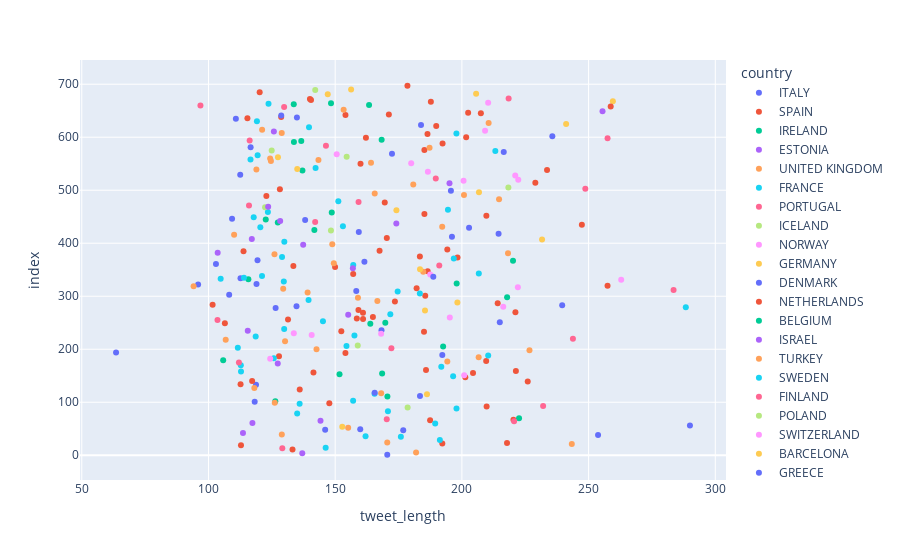

The notebook cell this image was saved under:
### Code cell
px.scatter(startups, x="tweet_length", color= "country")

### Figure 1 — Plotly figure (JSON) as saved in the notebook; plotly's stock layout.template omitted (floating-point values rounded to 4 significant figures)
{"data": [{"hovertemplate": "country=ITALY<br>tweet_length=%{x}<br>index=%{y}<extra></extra>", "legendgroup": "ITALY", "marker": {"color": "#636efa", "symbol": "circle"}, "mode": "markers", "name": "ITALY", "orientation": "h", "showlegend": true, "type": "scatter", "x": [null, 170.6, 176.9, null, null, null, 118.2, 183.5, null, null, null, 118.8, null, null, null, null, 63.53, null, null, 168.3, null, 126.5, 134.7, null, null, null, 108.2, 95.9, 119.0, 112.6, null, 119.4, null, 138.1, 109.3, null, null, null, 195.7, null, 112.5, null, null, null, 172.4, 116.6, 235.7, null, null, 134.9, null, null, null, null, null, null], "xaxis": "x", "y": [0, 1, 47, 78, 81, 100, 101, 112, 119, 121, 126, 133, 157, 163, 166, 186, 194, 208, 209, 236, 264, 278, 281, 282, 294, 296, 303, 322, 323, 334, 336, 368, 409, 444, 446, 476, 481, 495, 499, 527, 529, 530, 544, 547, 569, 581, 602, 605, 626, 637, 656, 659, 678, 683, 693, 699], "yaxis": "y"}, {"hovertemplate": "country=SPAIN<br>tweet_length=%{x}<br>index=%{y}<extra></extra>", "legendgroup": "SPAIN", "marker": {"color": "#EF553B", "symbol": "circle"}, "mode": "markers", "name": "SPAIN", "orientation": "h", "showlegend": true, "type": "scatter", "x": [null, null, 133.2, null, 192.3, 217.8, null, null, null, null, 187.5, 220.4, null, null, null, 209.8, null, null, null, 136.0, 112.7, null, 117.2, 201.4, 204.4, 185.8, null, 209.6, 127.8, null, null, 185.1, null, 131.4, 158.5, null, 221.1, 159.2, 101.6, 173.6, null, 185.5, 182.1, null, null, null, 157.1, 186.5, 150.0, null, 133.5, null, 198.3, 183.4, null, 113.8, 167.5, 194.2, null, 170.4, null, null, null, null, 169.6, null, 122.8, null, 128.2, null, null, null, null, null, 160.0, null, 185.2, 201.7, 186.4, null, null, null, 115.4, 128.7, 154.1, 171.2, null, 207.5, 187.8, 140.5, null, null, 120.2, null, null, 178.5, null], "xaxis": "x", "y": [2, 7, 11, 16, 22, 23, 33, 45, 50, 63, 66, 67, 69, 72, 76, 92, 106, 109, 123, 124, 134, 138, 140, 147, 155, 161, 162, 178, 187, 191, 216, 233, 244, 256, 258, 268, 270, 274, 284, 290, 300, 301, 315, 318, 321, 326, 342, 347, 355, 356, 357, 363, 373, 375, 378, 385, 386, 388, 389, 410, 434, 453, 454, 474, 477, 482, 489, 497, 502, 504, 506, 512, 534, 545, 550, 567, 576, 600, 606, 609, 610, 622, 636, 638, 642, 643, 644, 645, 667, 670, 671, 677, 685, 687, 692, 697, 698], "yaxis": "y"}, {"hovertemplate": "country=IRELAND<br>tweet_length=%{x}<br>index=%{y}<extra></extra>", "legendgroup": "IRELAND", "marker": {"color": "#00cc96", "symbol": "circle"}, "mode": "markers", "name": "IRELAND", "orientation": "h", "showlegend": true, "type": "scatter", "x": [null, null, null, null, 126.4, 170.6, null, 151.7, null, 105.8, 192.6, 163.9, null, null, null, 197.9, 115.7, null, null, 220.2, null, 141.8, 127.4, 122.6, null, 148.6, null, null, null, 137.1, 133.7, null, 136.6, 168.3, 133.7, 148.4], "xaxis": "x", "y": [3, 15, 85, 89, 102, 111, 144, 153, 176, 179, 205, 248, 271, 302, 308, 324, 332, 349, 352, 367, 380, 425, 439, 445, 450, 458, 470, 475, 532, 537, 591, 592, 593, 595, 662, 664], "yaxis": "y"}, {"hovertemplate": "country=ESTONIA<br>tweet_length=%{x}<br>index=%{y}<extra></extra>", "legendgroup": "ESTONIA", "marker": {"color": "#ab63fa", "symbol": "circle"}, "mode": "markers", "name": "ESTONIA", "orientation": "h", "showlegend": true, "type": "scatter", "x": [137.0, 113.6, 117.3, 144.2, null, 155.1, null, 103.6, null, 174.1, null, 195.1], "xaxis": "x", "y": [4, 42, 61, 65, 164, 265, 372, 382, 433, 437, 501, 513], "yaxis": "y"}, {"hovertemplate": "country=UNITED KINGDOM<br>tweet_length=%{x}<br>index=%{y}<extra></extra>", "legendgroup": "UNITED KINGDOM", "marker": {"color": "#FFA15A", "symbol": "circle"}, "mode": "markers", "name": "UNITED KINGDOM", "orientation": "h", "showlegend": true, "type": "scatter", "x": [181.9, 243.4, 170.6, 128.9, 155.1, null, null, 126.2, 168.1, 118.1, 206.6, 226.7, 142.6, null, null, 130.2, 106.8, null, null, null, 166.6, 159.0, 139.1, 129.5, 94.14, null, null, 184.8, null, 149.5, 126.0, 218.2, null, 148.9, 110.1, null, 192.2, null, null, null, 214.7, null, 200.8, 165.6, null, 180.8, 118.9, 164.1, 124.6, 143.4, 124.3, null, 187.2, null, 128.9, 121.2, 210.6, null, 153.3, null], "xaxis": "x", "y": [5, 21, 24, 39, 52, 75, 87, 99, 117, 127, 185, 198, 200, 211, 214, 215, 218, 219, 225, 240, 291, 297, 307, 314, 319, 329, 345, 346, 348, 362, 379, 381, 387, 398, 416, 417, 431, 441, 448, 461, 483, 485, 491, 494, 508, 511, 539, 552, 555, 557, 560, 578, 580, 583, 608, 614, 627, 639, 652, 654], "yaxis": "y"}, {"hovertemplate": "country=FRANCE<br>tweet_length=%{x}<br>index=%{y}<extra></extra>", "legendgroup": "FRANCE", "marker": {"color": "#19d3f3", "symbol": "circle"}, "mode": "markers", "name": "FRANCE", "orientation": "h", "showlegend": true, "type": "scatter", "x": [null, null, 146.2, null, 175.9, null, null, 135, 170.8, 197.9, 136.0, 157.1, null, null, null, 112.8, 191.9, null, 112.8, 125.8, 111.6, null, null, 118.6, null, null, 145.2, 139.5, 183.4, 174.7, 129.7, 114, 206.7, 157.1, null, 196.8, 129.0, null, null, 153.1, 117.9, null, 123.4, 194.5, null, null, null, null, 142.3, null, null, 119.4, null, 213.2, null, null, null, 197.8, 139.7, 119.1, 123.7, null], "xaxis": "x", "y": [6, 9, 14, 34, 35, 53, 73, 79, 83, 88, 97, 103, 110, 129, 146, 158, 167, 169, 170, 183, 203, 217, 222, 224, 243, 246, 253, 293, 305, 309, 328, 335, 343, 359, 366, 371, 374, 377, 384, 432, 449, 457, 459, 463, 464, 488, 507, 525, 542, 548, 565, 566, 571, 574, 582, 589, 603, 607, 619, 630, 663, 669], "yaxis": "y"}, {"hovertemplate": "country=PORTUGAL<br>tweet_length=%{x}<br>index=%{y}<extra></extra>", "legendgroup": "PORTUGAL", "marker": {"color": "#FF6692", "symbol": "circle"}, "mode": "markers", "name": "PORTUGAL", "orientation": "h", "showlegend": true, "type": "scatter", "x": [null, 129.1, null, null, null, 172.2, 243.8, 283.5, 116.0, null, null, null], "xaxis": "x", "y": [8, 13, 43, 57, 71, 202, 220, 312, 471, 493, 586, 666], "yaxis": "y"}, {"hovertemplate": "country=ICELAND<br>tweet_length=%{x}<br>index=%{y}<extra></extra>", "legendgroup": "ICELAND", "marker": {"color": "#B6E880", "symbol": "circle"}, "mode": "markers", "name": "ICELAND", "orientation": "h", "showlegend": true, "type": "scatter", "x": [null, null, null, null, null, 122.3, 124.9, null, null, 142.1], "xaxis": "x", "y": [10, 41, 114, 130, 142, 468, 575, 648, 688, 689], "yaxis": "y"}, {"hovertemplate": "country=NORWAY<br>tweet_length=%{x}<br>index=%{y}<extra></extra>", "legendgroup": "NORWAY", "marker": {"color": "#FF97FF", "symbol": "circle"}, "mode": "markers", "name": "NORWAY", "orientation": "h", "showlegend": true, "type": "scatter", "x": [null, null, null, null, null, null, null, 200.9, null, 124.4, null, null, null, 195.2, 222.1, 187.5, null, null, null, null, 200.7, null, null, null, null, null], "xaxis": "x", "y": [12, 58, 80, 82, 107, 122, 141, 151, 168, 182, 228, 231, 242, 260, 317, 341, 354, 423, 486, 498, 518, 549, 554, 570, 585, 613], "yaxis": "y"}, {"hovertemplate": "country=GERMANY<br>tweet_length=%{x}<br>index=%{y}<extra></extra>", "legendgroup": "GERMANY", "marker": {"color": "#FECB52", "symbol": "circle"}, "mode": "markers", "name": "GERMANY", "orientation": "h", "showlegend": true, "type": "scatter", "x": [null, null, null, null, null, null, null, null, null, 186.2, null, null, null, null, null, null, null, null, null, 185.4, null, null, 198.2, null, null, null, 183.5, null, null, 231.6, null, null, 206.7, null, null, null, null, 135.0, null, 127.4, null, 241.1, null, null, null, null, 259.6, 147.1, 205.6, 156.3], "xaxis": "x", "y": [17, 27, 55, 74, 84, 91, 105, 108, 113, 115, 125, 136, 172, 190, 197, 213, 252, 259, 263, 273, 275, 276, 288, 292, 316, 330, 351, 392, 405, 407, 436, 480, 496, 509, 510, 526, 531, 540, 561, 562, 596, 625, 634, 640, 653, 655, 668, 681, 682, 690], "yaxis": "y"}, {"hovertemplate": "country=DENMARK<br>tweet_length=%{x}<br>index=%{y}<extra></extra>", "legendgroup": "DENMARK", "marker": {"color": "#636efa", "symbol": "circle"}, "mode": "markers", "name": "DENMARK", "orientation": "h", "showlegend": true, "type": "scatter", "x": [null, null, null, 253.7, null, null, 146.0, 159.9, 290, null, null, null, 192.3, 239.6, null, null, 158.3, 188.7, 103.0, 161.5, null, null, null, 196.1, null, 214.5, 159.3, null, null, null, null, null, null, null, null, 216.5, null, null, null, 183.9, 110.8, null], "xaxis": "x", "y": [18, 31, 32, 38, 40, 46, 48, 49, 56, 77, 120, 184, 189, 283, 285, 289, 310, 337, 361, 365, 393, 399, 404, 412, 414, 418, 421, 451, 456, 460, 467, 490, 500, 536, 541, 572, 590, 597, 615, 623, 635, 694], "yaxis": "y"}, {"hovertemplate": "country=NETHERLANDS<br>tweet_length=%{x}<br>index=%{y}<extra></extra>", "legendgroup": "NETHERLANDS", "marker": {"color": "#EF553B", "symbol": "circle"}, "mode": "markers", "name": "NETHERLANDS", "orientation": "h", "showlegend": true, "type": "scatter", "x": [112.8, null, 147.7, null, null, 141.4, 221.3, null, null, 154.0, null, null, 161.0, 164.9, 161.0, null, 214.1, null, 257.5, null, 247.3, null, 185.2, null, null, null, null, 162.1, null, 258.7, 140.0, null], "xaxis": "x", "y": [19, 59, 98, 131, 143, 156, 159, 180, 181, 193, 210, 221, 257, 261, 269, 286, 287, 311, 320, 395, 435, 438, 455, 465, 519, 521, 577, 599, 618, 658, 672, 696], "yaxis": "y"}, {"hovertemplate": "country=BELGIUM<br>tweet_length=%{x}<br>index=%{y}<extra></extra>", "legendgroup": "BELGIUM", "marker": {"color": "#00cc96", "symbol": "circle"}, "mode": "markers", "name": "BELGIUM", "orientation": "h", "showlegend": true, "type": "scatter", "x": [null, 222.6, null, 169.8, 217.8, null, null, null, 163.4], "xaxis": "x", "y": [20, 70, 96, 250, 298, 401, 411, 419, 661], "yaxis": "y"}, {"hovertemplate": "country=ISRAEL<br>tweet_length=%{x}<br>index=%{y}<extra></extra>", "legendgroup": "ISRAEL", "marker": {"color": "#ab63fa", "symbol": "circle"}, "mode": "markers", "name": "ISRAEL", "orientation": "h", "showlegend": true, "type": "scatter", "x": [null, null, null, null, null, null, null, null, null, 127.3, 115.5, null, null, null, null, null, null, 157.0, null, 137.4, null, null, null, null, 128.3, 123.6, null, null, null, null, 125.8, null, null, null, 255.5, null, null], "xaxis": "x", "y": [25, 30, 62, 86, 95, 104, 132, 145, 171, 173, 235, 237, 239, 272, 325, 340, 344, 353, 370, 397, 406, 422, 426, 427, 442, 469, 473, 487, 515, 601, 611, 617, 633, 647, 649, 650, 674], "yaxis": "y"}, {"hovertemplate": "country=TURKEY<br>tweet_length=%{x}<br>index=%{y}<extra></extra>", "legendgroup": "TURKEY", "marker": {"color": "#FFA15A", "symbol": "circle"}, "mode": "markers", "name": "TURKEY", "orientation": "h", "showlegend": true, "type": "scatter", "x": [null, null], "xaxis": "x", "y": [26, 299], "yaxis": "y"}, {"hovertemplate": "country=SWEDEN<br>tweet_length=%{x}<br>index=%{y}<extra></extra>", "legendgroup": "SWEDEN", "marker": {"color": "#19d3f3", "symbol": "circle"}, "mode": "markers", "name": "SWEDEN", "orientation": "h", "showlegend": true, "type": "scatter", "x": [null, 191.3, 162.0, 189.5, null, 165.6, null, null, 196.5, null, 210.4, null, null, 154.5, 157.6, null, 129.9, null, 171.8, null, 288.4, null, null, null, null, 129.9, 120.5, null, null, null, null, 116.6, null, null, null], "xaxis": "x", "y": [28, 29, 36, 60, 94, 116, 128, 135, 149, 150, 188, 192, 199, 206, 226, 232, 238, 254, 266, 277, 279, 383, 394, 400, 402, 403, 430, 472, 516, 543, 553, 558, 680, 684, 695], "yaxis": "y"}, {"hovertemplate": "country=FINLAND<br>tweet_length=%{x}<br>index=%{y}<extra></extra>", "legendgroup": "FINLAND", "marker": {"color": "#FF6692", "symbol": "circle"}, "mode": "markers", "name": "FINLAND", "orientation": "h", "showlegend": true, "type": "scatter", "x": [null, 220.6, 170.3, 232.1, null, null, null, 112.0, null, 103.6, null, null, 191.1, null, null, 142.1, null, 159.2, null, null, 248.7, null, 189.7, null, null, 146.4, 116.2, 129.9, 96.83, 218.5], "xaxis": "x", "y": [37, 64, 68, 93, 148, 152, 165, 175, 223, 255, 306, 350, 358, 364, 396, 440, 447, 478, 484, 492, 503, 517, 522, 524, 546, 584, 594, 657, 660, 673], "yaxis": "y"}, {"hovertemplate": "country=POLAND<br>tweet_length=%{x}<br>index=%{y}<extra></extra>", "legendgroup": "POLAND", "marker": {"color": "#B6E880", "symbol": "circle"}, "mode": "markers", "name": "POLAND", "orientation": "h", "showlegend": true, "type": "scatter", "x": [null, 178.6, 158.9, 148.3, null, 218.3, null, 154.5, null], "xaxis": "x", "y": [44, 90, 207, 424, 443, 505, 523, 563, 691], "yaxis": "y"}, {"hovertemplate": "country=SWITZERLAND<br>tweet_length=%{x}<br>index=%{y}<extra></extra>", "legendgroup": "SWITZERLAND", "marker": {"color": "#FF97FF", "symbol": "circle"}, "mode": "markers", "name": "SWITZERLAND", "orientation": "h", "showlegend": true, "type": "scatter", "x": [null, null, null, 140.7, 168.1, 133.7, null, 216.3, null, 262.9, null, null, null, null, null, 222.3, null, 186.6, 180, null, 150.6, null, 209.2, 210.4, null, null], "xaxis": "x", "y": [51, 137, 160, 227, 229, 230, 245, 280, 304, 331, 339, 376, 390, 415, 466, 520, 533, 535, 551, 564, 568, 587, 612, 665, 675, 679], "yaxis": "y"}, {"hovertemplate": "country=BARCELONA<br>tweet_length=%{x}<br>index=%{y}<extra></extra>", "legendgroup": "BARCELONA", "marker": {"color": "#FECB52", "symbol": "circle"}, "mode": "markers", "name": "BARCELONA", "orientation": "h", "showlegend": true, "type": "scatter", "x": [152.8, null], "xaxis": "x", "y": [54, 360], "yaxis": "y"}, {"hovertemplate": "country=GREECE<br>tweet_length=%{x}<br>index=%{y}<extra></extra>", "legendgroup": "GREECE", "marker": {"color": "#636efa", "symbol": "circle"}, "mode": "markers", "name": "GREECE", "orientation": "h", "showlegend": true, "type": "scatter", "x": [165.6, null, 215.0, 202.8, null, 128.7], "xaxis": "x", "y": [118, 196, 251, 429, 573, 641], "yaxis": "y"}, {"hovertemplate": "country=AUSTRIA<br>tweet_length=%{x}<br>index=%{y}<extra></extra>", "legendgroup": "AUSTRIA", "marker": {"color": "#EF553B", "symbol": "circle"}, "mode": "markers", "name": "AUSTRIA", "orientation": "h", "showlegend": true, "type": "scatter", "x": [226.0, 152.4, null, 106.5, null, null, 209.7, 229.0, 233.6, null, null, 192.4, 189.9, null, null, 202.5], "xaxis": "x", "y": [139, 234, 241, 249, 262, 267, 452, 514, 538, 556, 559, 588, 621, 624, 631, 646], "yaxis": "y"}, {"hovertemplate": "country=MALTA<br>tweet_length=%{x}<br>index=%{y}<extra></extra>", "legendgroup": "MALTA", "marker": {"color": "#00cc96", "symbol": "circle"}, "mode": "markers", "name": "MALTA", "orientation": "h", "showlegend": true, "type": "scatter", "x": [168.5], "xaxis": "x", "y": [154], "yaxis": "y"}, {"hovertemplate": "country=HUNGARY<br>tweet_length=%{x}<br>index=%{y}<extra></extra>", "legendgroup": "HUNGARY", "marker": {"color": "#ab63fa", "symbol": "circle"}, "mode": "markers", "name": "HUNGARY", "orientation": "h", "showlegend": true, "type": "scatter", "x": [null, null, null, null, 117.1, null, null, null, null, null, null, null], "xaxis": "x", "y": [174, 201, 204, 295, 408, 420, 428, 616, 620, 628, 632, 651], "yaxis": "y"}, {"hovertemplate": "country=UKRAINE<br>tweet_length=%{x}<br>index=%{y}<extra></extra>", "legendgroup": "UKRAINE", "marker": {"color": "#FFA15A", "symbol": "circle"}, "mode": "markers", "name": "UKRAINE", "orientation": "h", "showlegend": true, "type": "scatter", "x": [194.2, null, null], "xaxis": "x", "y": [177, 579, 686], "yaxis": "y"}, {"hovertemplate": "country=SLOVENIA<br>tweet_length=%{x}<br>index=%{y}<extra></extra>", "legendgroup": "SLOVENIA", "marker": {"color": "#19d3f3", "symbol": "circle"}, "mode": "markers", "name": "SLOVENIA", "orientation": "h", "showlegend": true, "type": "scatter", "x": [null, null, null, 104.8, 121.1, null, null, 151.2, null], "xaxis": "x", "y": [195, 212, 313, 333, 338, 369, 391, 479, 629], "yaxis": "y"}, {"hovertemplate": "country=SLOVAKIA<br>tweet_length=%{x}<br>index=%{y}<extra></extra>", "legendgroup": "SLOVAKIA", "marker": {"color": "#FF6692", "symbol": "circle"}, "mode": "markers", "name": "SLOVAKIA", "orientation": "h", "showlegend": true, "type": "scatter", "x": [null, 257.5], "xaxis": "x", "y": [247, 598], "yaxis": "y"}, {"hovertemplate": "country=CYPRUS<br>tweet_length=%{x}<br>index=%{y}<extra></extra>", "legendgroup": "CYPRUS", "marker": {"color": "#B6E880", "symbol": "circle"}, "mode": "markers", "name": "CYPRUS", "orientation": "h", "showlegend": true, "type": "scatter", "x": [null], "xaxis": "x", "y": [327], "yaxis": "y"}, {"hovertemplate": "country=UNDEFINED<br>tweet_length=%{x}<br>index=%{y}<extra></extra>", "legendgroup": "UNDEFINED", "marker": {"color": "#FF97FF", "symbol": "circle"}, "mode": "markers", "name": "UNDEFINED", "orientation": "h", "showlegend": true, "type": "scatter", "x": [null, 221.1], "xaxis": "x", "y": [413, 528], "yaxis": "y"}, {"hovertemplate": "country=PERUGIA<br>tweet_length=%{x}<br>index=%{y}<extra></extra>", "legendgroup": "PERUGIA", "marker": {"color": "#FECB52", "symbol": "circle"}, "mode": "markers", "name": "PERUGIA", "orientation": "h", "showlegend": true, "type": "scatter", "x": [174.2], "xaxis": "x", "y": [462], "yaxis": "y"}, {"hovertemplate": "country=LC<br>tweet_length=%{x}<br>index=%{y}<extra></extra>", "legendgroup": "LC", "marker": {"color": "#636efa", "symbol": "circle"}, "mode": "markers", "name": "LC", "orientation": "h", "showlegend": true, "type": "scatter", "x": [null], "xaxis": "x", "y": [604], "yaxis": "y"}, {"hovertemplate": "country=LITHUANIA<br>tweet_length=%{x}<br>index=%{y}<extra></extra>", "legendgroup": "LITHUANIA", "marker": {"color": "#EF553B", "symbol": "circle"}, "mode": "markers", "name": "LITHUANIA", "orientation": "h", "showlegend": true, "type": "scatter", "x": [null], "xaxis": "x", "y": [676], "yaxis": "y"}], "layout": {"legend": {"title": {"text": "country"}, "tracegroupgap": 0}, "margin": {"t": 60}, "xaxis": {"anchor": "y", "domain": [0, 1], "title": {"text": "tweet_length"}}, "yaxis": {"anchor": "x", "domain": [0, 1], "title": {"text": "index"}}}}
